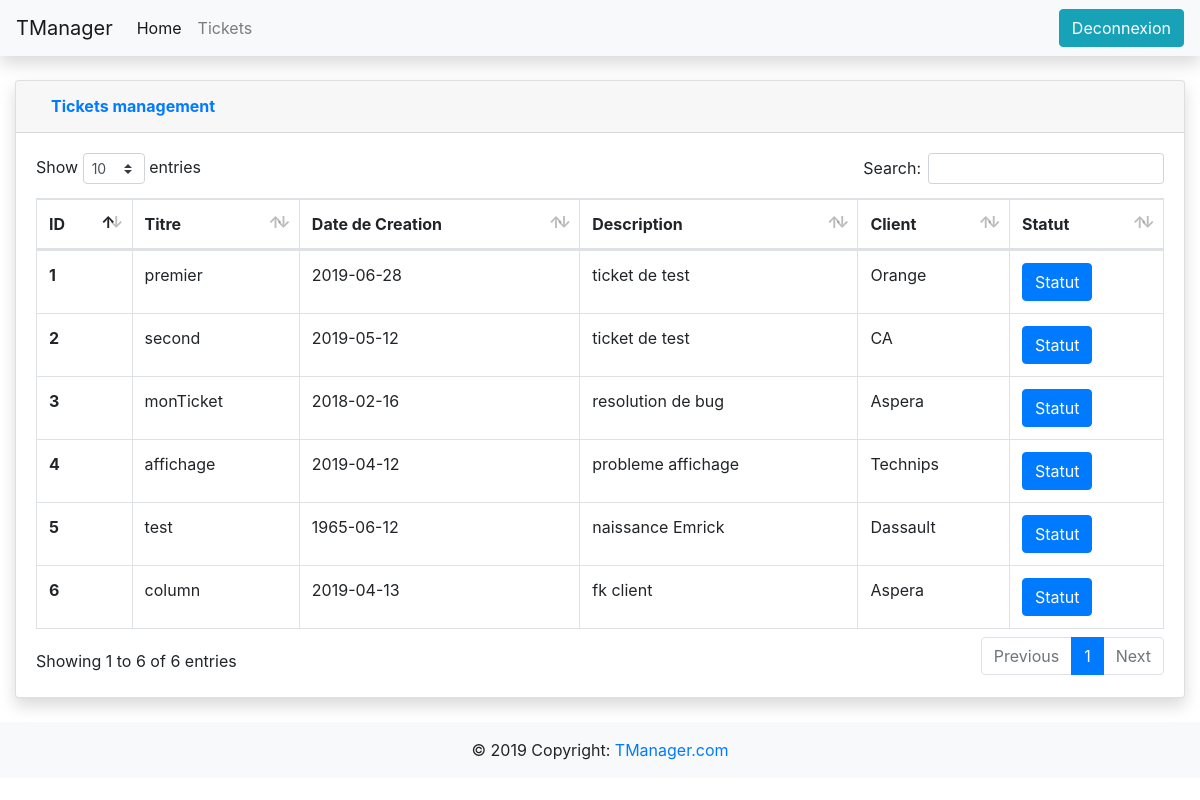
The app's page /projet_web/gestion_ticket_dev.php (signed in), older data.
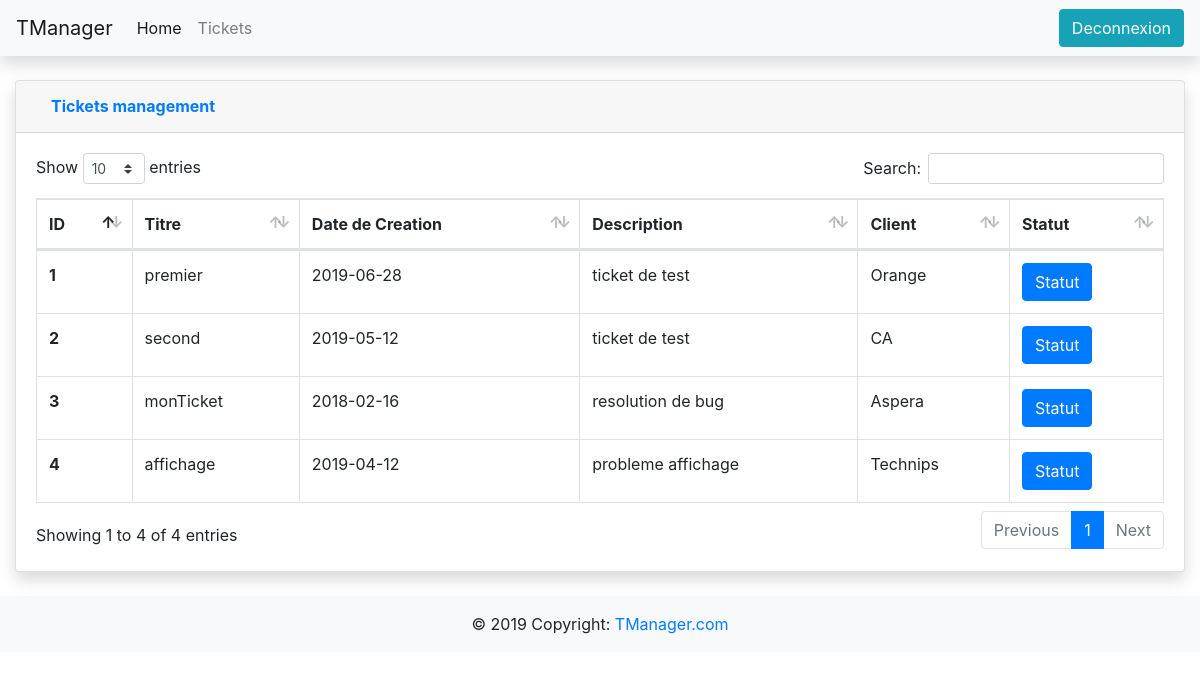
The same page, newer data.
### tables this page shows
CREATE TABLE `ticket` (
  `ticket_id` int(11) NOT NULL AUTO_INCREMENT,
  `ticket_creation` date NOT NULL,
  `ticket_titre` varchar(50) NOT NULL DEFAULT '',
  `ticket_description` varchar(50) NOT NULL DEFAULT '',
  `ticket_del` int(11) NOT NULL DEFAULT '0',
  `ticket_client_id` int(11) DEFAULT NULL,
  `ticket_projet_id` int(11) DEFAULT NULL,
  PRIMARY KEY (`ticket_id`),
  KEY `ticket_client_id` (`ticket_client_id`),
  KEY `ticket_projet_id` (`ticket_projet_id`),
  CONSTRAINT `ticket_ibfk_1` FOREIGN KEY (`ticket_client_id`) REFERENCES `client` (`client_id`),
  CONSTRAINT `ticket_ibfk_2` FOREIGN KEY (`ticket_projet_id`) REFERENCES `projet` (`projet_id`)
);

CREATE TABLE `client` (
  `client_id` int(11) NOT NULL AUTO_INCREMENT,
  `client_nom` varchar(50) NOT NULL DEFAULT '',
  `client_email` varchar(50) NOT NULL DEFAULT '',
  `client_numero` varchar(50) NOT NULL DEFAULT '',
  `client_del` int(11) NOT NULL DEFAULT '0',
  PRIMARY KEY (`client_id`)
);

### projet_web/gestion_ticket_dev.php (the view, shortened to what this page needs)
<!doctype html>
<html lang="en">
  <head>
    <link rel="stylesheet" href="bs431/css/bootstrap.min.css">
    <link href="vendor/datatables/dataTables.bootstrap4.min.css" rel="stylesheet">
  </head>
  <body>
    <?php include('navbar.php'); ?>
    <div class="container-fluid">
      <div class="card shadow mb-4">
        <div class="card-header py-3">
          <div class="container-fluid">
            <div class="row">
              <div class="col text-left">
                <h6 class="m-0 font-weight-bold text-primary">Tickets management</h6>
              </div>
            </div>
          </div>
        </div>
        <div class="card-body">
          <div class="table-responsive">
            <table class="table table-bordered" id="dataTable" width="100%" cellspacing="0">
              <thead>
                <tr>
                  <th>ID</th>
                  <th>Titre</th>
                  <th>Date de Creation</th>
                  <th>Description</th>
                  <th>Client</th>
                  <th>Statut</th>
                </tr>
              </thead>
              <tbody>
                <?php include('connexion_bdd.php'); ?>
                <?php
                $reponse = $bdd->query('SELECT * FROM ticket WHERE ticket_del = 0');
                while ($donnees = $reponse->fetch()){
                ?>
                <tr>
                  <th scope="row"><?php echo $donnees['ticket_id']; ?></th>
                  <td><?php echo $donnees['ticket_titre']; ?></td>
                  <td><?php echo $donnees['ticket_creation']; ?></td>
                  <td><?php echo $donnees['ticket_description']; ?></td>
                  <td>
                    <?php
                      $tus = $donnees['ticket_client_id'];
                      $res = $bdd->query("SELECT * FROM client WHERE client_id = $tus;");
                      $data = $res->fetch();
                      echo $data['client_nom'];
                    ?>
                  </td>
                  <td>
                  <form action ="statut_ticket.php" method="get">
                      <button type="submit" class="btn btn-primary">Statut</button>
                    </form>
                  </td>
                </tr>
                <?php
                }
                ?>
              </tbody>
            </table>
          </div>
        </div>
      </div>
    </div>
    <?php include('footer.php'); ?>
  </body>
</html>

Row changes from the older to the newer data that the page shows:
no longer on this page (row edited): ticket: ticket_id "5", ticket_titre "test", ticket_creation "1965-06-12", ticket_description "naissance Emrick", ticket_client.client_nom "Dassault"
no longer on this page (row edited): ticket: ticket_id "6", ticket_titre "column", ticket_creation "2019-04-13", ticket_description "fk client", ticket_client.client_nom "Aspera"
Text that changed along with them:
text written by a page script: "Show entries Search: Showing 1 to 6 of 6 entries Previous 1 Next" → "Show entries Search: Showing 1 to 4 of 4 entries Previous 1 Next"
